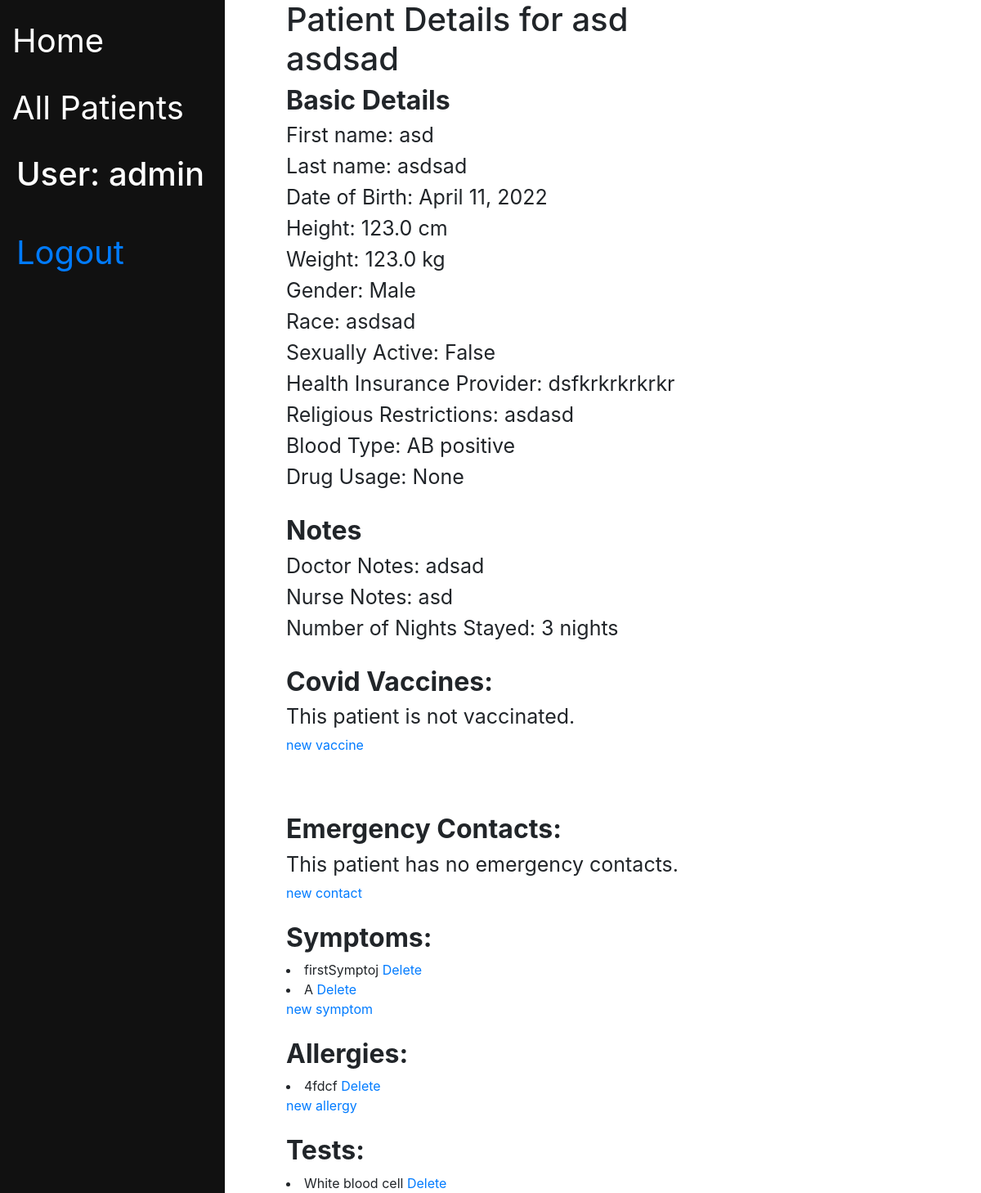
The page /staff/patient/2 (signed in) on the database its author committed.
### staff/models.py (models this page shows, shortened)
class Patient(models.Model):
    first_name = models.CharField(max_length=20)
    last_name = models.CharField(max_length=20)
    insurance_provider = models.CharField(max_length=40, null=True, blank=True)
    primary_doctor_name = models.CharField(max_length=40, null=True, blank=True)
    date_of_birth = models.DateField(null=True, blank=True)
    height = models.FloatField(help_text='Height in cm', validators=[MinValueValidator(Decimal('0.01'))], null=True, blank=True)
    weight = models.FloatField(help_text='Weight in kg,', validators=[MinValueValidator(Decimal('0.01'))],  null=True, blank=True)
    heart_rate = models.PositiveIntegerField(null=True,  blank=True)
    blood_pressure_upper = models.PositiveIntegerField(null=True,  blank=True)
    blood_pressure_lower = models.PositiveIntegerField(null=True,  blank=True)
    religious_restriction = models.TextField( blank=True)
    doctor_note = models.TextField(null=True, blank=True)
    nurse_note = models.TextField(null=True, blank=True)
    nights_stayed = models.PositiveSmallIntegerField(default=0, blank=True)
    drug_usage = models.BooleanField(null=True, blank=True)
    discharge_instructions = models.TextField(null=True, blank=True)
    gender_options = (
        ('M', 'Male'),
        ('F', 'Female'),
        ('O', 'Other'),
    )
    gender = models.CharField(max_length=1,
                              choices=gender_options,
                              blank=True, )
    race = models.CharField(null=True, max_length=20, blank=True)
    sexual_active = models.BooleanField(null=True, blank=True)
    IV = models.BooleanField(null=True, blank=True)
    blood_type_options = (
        ('1', 'O negative'),
        ('2', 'O positive'),
        ('3', 'A negative'),
        ('4', 'A positive'),
        ('5', 'B negative'),
        ('6', 'B positive'),
        ('7', 'AB negative'),
        ('8', 'AB  positive'),
    )
    blood_type = models.CharField(max_length=1,
                                  choices=blood_type_options,
                                  blank=True,
                                  )
    bill_due_date = models.DateField(null=True, blank=True)
    class Meta:
        permissions = (('doctor', 'Is a doctor'),
                       ('nurse', 'Is a nurse'),
                       ('medical professional', 'Is a nurse or doctor'),
                       ('billing', 'Is at the billing desk'),
                       ('registration', 'is a registrar desk'),
                       ('not billing', 'is not billing'))
        ordering = ['last_name', 'first_name']
    def get_contact_link(self):
        return reverse('new_contact', args=[str(self.id)])
    def get_symptom_link(self):
        return reverse('new_symptom', args=[str(self.id)])
    def get_allergy_link(self):
        return reverse('new_allergy', args=[str(self.id)])
    def get_covid_shot_url(self):
        return reverse('create_covid_shot_form', args=[str(self.id)])

class Symptom(models.Model):
    symptom = models.CharField(max_length=20)
    patient = models.ForeignKey('Patient', on_delete=models.CASCADE)
    def get_delete_url(self):
        return reverse('symptom-delete', args=[str(self.id)])

class Allergy(models.Model):
    allergy = models.CharField(max_length=20)
    patient = models.ForeignKey('Patient', on_delete=models.CASCADE)
    def get_delete_url(self):
        return reverse('allergy-delete', args=[str(self.id)])

class Test(models.Model):
    test_options = (
        ('A', 'Hematologic Laboratory'),
        ('B', 'Red blood cell '),
        ('C', 'White blood cell'),
        ('D', 'Liver function test'),
        ('E', 'Renal function test'),
        ('F', 'Electrolyte test'),
        ('G', 'Radiologic Laboratory'),
        ('H', 'X-ray'),
        ('I', 'Computed Tomography (CT)'),
        ('J', 'Magnetic Resonance Image (MRI)'),
        ('K', 'Urinary Test'),
        ('L', 'Stool Test'),
    )
    test = models.CharField(max_length=1,
                            choices=test_options)
    patient = models.ForeignKey('Patient', on_delete=models.CASCADE)
    cost = models.FloatField(help_text='', validators=[MinValueValidator(Decimal('0.01'))])
    def get_delete_url(self):
        return reverse('test-delete', args=[str(self.id)])

### staff/views.py (the view)
# urls.py: path('patient/<int:pk>', views.patient_view, name='patient-detail'),
@login_required
def patient_view(request, pk):
    patient = Patient.objects.get(pk=pk)
    emergency_contact_list = EmergencyContact.objects.filter(patient=pk)
    symptom_list = Symptom.objects.filter(patient=pk)
    test_list = Test.objects.filter(patient=pk)
    covid_vaccine_list = CovidVaccineShot.objects.filter(patient=pk)
    diagnosis_list = Diagnose.objects.filter(patient=pk)
    medication_list = Medication.objects.filter(patient=pk)
    allergy_list = Allergy.objects.filter(patient=pk)
    context = {'patient': patient,
               'emergency_contact_list': emergency_contact_list,
               'symptom_list': symptom_list,
               'test_list': test_list,
               'covid_vaccine_list': covid_vaccine_list,
               'diagnosis_list': diagnosis_list,
               'medication_list': medication_list,
               'allergy_list': allergy_list
               }
    return render(request, 'staff/patient_detail.html', context)

### staff/templates/staff/patient_detail.html (shortened to what this page needs)
{% extends "base_generic.html" %}
{% load auth_extras %}
{% block content %}
<h1>Patient Details for {{ patient.first_name }}{{" "}}{{ patient.last_name }}</h1>
<h2>Basic Details</h2>
<h3>First name: {{ patient.first_name }}</h3>
<h3>Last name: {{ patient.last_name }}</h3>
<h3>Date of Birth: {{ patient.date_of_birth }}</h3>
{% if not request.user|has_group:'billing' %}
<h3>Height: {{ patient.height }} cm</h3>
<h3>Weight: {{ patient.weight }} kg</h3>
<h3>Gender: {{ patient.get_gender_display }}</h3>
<h3>Race: {{ patient.race }}</h3>
<h3>Sexually Active: {{ patient.sexual_active }}</h3>
<h3>Health Insurance Provider: {{ patient.insurance_provider }}</h3>
<h3>Religious Restrictions: {{ patient.religious_restriction }}</h3>
<h3>Blood Type: {{ patient.get_blood_type_display }}</h3>
<h3>Drug Usage: {{ patient.drug_usage }}</h3>
<br>
<h2>Notes</h2>
<h3>Doctor Notes: {{ patient.doctor_note }}</h3>
<h3>Nurse Notes: {{ patient.nurse_note }}</h3>
<h3>Number of Nights Stayed: {{ patient.nights_stayed }} nights</h3>
<br>
<h2>Covid Vaccines: </h2>
{% if covid_vaccine_list %}
{% for vaccine in covid_vaccine_list %}
<li>
    <a>Brand: {{vaccine.get_brand_display}}</a>
    <a>Date Recieved: {{vaccine.date_received}}</a>
    <a href={{vaccine.get_delete_url}}>Delete</a>
</li>
{%  endfor %}
{% else %}
<h3>This patient is not vaccinated.</h3>
{% endif %}
<a href={{patient.get_covid_shot_url}}>new vaccine</a>
<br>
<br>
<br>
<br>
<h2>Emergency Contacts: </h2>
{% if emergency_contact_list %}
{% for contact in emergency_contact_list %}
<li>
    <a>Name: {{contact.first_name}} {{contact.last_name}} Phone number: {{contact.phone_number}}</a>
    <a href={{contact.get_delete_url}}>Delete</a>
</li>
{%  endfor %}
{% else %}
<h3>This patient has no emergency contacts.</h3>
{% endif %}
<a href={{patient.get_contact_link}}>new contact</a>
<br>
<br>
<h2>Symptoms: </h2>
{% if symptom_list %}
{% for symptom in symptom_list %}
<li>
    <a>{{symptom.symptom}}</a>
    <a href={{symptom.get_delete_url}}>Delete</a>
</li>
{%  endfor %}
{% else %}
<h3>This patient has no symptoms.</h3>
{% endif %}
<a href={{patient.get_symptom_link}}>new symptom</a>
<br>
<br>
<h2>Allergies: </h2>
{% if allergy_list %}
{% for allergy in allergy_list %}
<li>
    <a>{{allergy.allergy}}</a>
    <a href={{allergy.get_delete_url}}>Delete</a>
</li>
{%  endfor %}
{% else %}
<h3>This patient has no allergies.</h3>
{% endif %}
<a href={{patient.get_allergy_link}}>new allergy</a>
<br>
<br>
<h2>Tests: </h2>
{% if test_list %}
{% for test in test_list %}
<li>
    <a>{{test.get_test_display}} </a>
    <a href={{test.get_delete_url}}>Delete</a>
</li>
{%  endfor %}
{% else %}
<h3>This patient has no tests.</h3>
{% endif %}
{% endif %}
{% endblock %}

### staff/templates/base_generic.html (shortened to what this page needs)
<!DOCTYPE html>
<html lang="en">
{% load auth_extras %}
<head>
    <link rel="stylesheet" href="https://cdn.jsdelivr.net/npm/bootstrap@4.5.3/dist/css/bootstrap.min.css"
>
    {% load static %}
    <link rel="stylesheet" href="{% static 'css/style.css' %}">
</head>
<body>
 {% block sidebar %}
     <div class="sidebar">
         <div class="sidebar-nav">
            <a href="{% url 'index' %}">Home</a>
            {% if user.is_authenticated %}
            <a href="{% url 'patients' %}">All Patients</a>
            {% endif %}
            {% if user.is_authenticated %}
            <h2 id="currentUser">User: {{ user.get_username }}</h2>
            <div id="logbutton">
                <a href="{% url 'logout'%}?next={%url 'index'%}">Logout</a>
                {% else %}
                <a href="{% url 'login'%}?next={{request.path}}">Login</a>
                {% endif %}
            </div>
            {% endblock %}
        </div>
     </div>
        <div class="content">{% block content %}{% endblock %}
        </div>
</body>
</html>

### staff/static/css/style.css (style rules this page uses)
body, html { overflow-x: hidden; overflow-y: auto; }
.sidebar { height: 100%; width: 275px; position: fixed; z-index: 1; top: 0; left: 0; background-color: #111; overflow-x: hidden; padding-top: 20px; }
.sidebar-nav > * { color: white; font-size: 40px; position: relative; left: 15px !important; -o-transition:all .2s ease-in; - webkit-transition:all .2s ease-in; transition: all .2s ease-in; padding: 5px; height: 70px; }
.content > h2 { font-weight: bold; }
h3 { font-weight: normal; font-size: 25px; }
.sidebar-nav { width: 250px; margin-right: 34px; position: fixed; display: flex; flex-direction: column; gap: 12px; }
#logbutton { --bordercolor: #ff7272; }
.sidebar-nav > a { --bordercolor: #1fc3ff; text-decoration: none; box-sizing: border-box; margin: 0px; padding: 0px; }
.content:not(.emergencyform) { position: relative; left: 350px; width: 500px; }

### rows shown on the page
Patient: first_name "asd", last_name "asdsad", date_of_birth "April 11, 2022", height "123.0", weight "123.0", gender "Male", race "asdsad", sexual_active "False", insurance_provider "dsfkrkrkrkrkr", religious_restriction "asdasd", blood_type "AB positive", drug_usage "None", doctor_note "adsad", nurse_note "asd", nights_stayed "3"
Symptom: symptom "firstSymptoj"
Symptom: symptom "A"
Allergy: allergy "4fdcf"
Test: test "White blood cell"

### other values the page prints
{{ user.get_username }} "admin"
